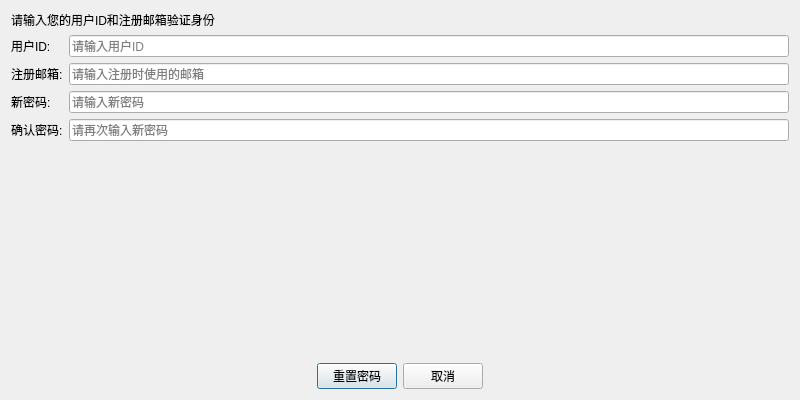
<?xml version="1.0" encoding="UTF-8"?>
<ui version="4.0">
 <class>ForgotPasswordDlg</class>
 <widget class="QDialog" name="ForgotPasswordDlg">
  <property name="geometry">
   <rect>
    <x>0</x>
    <y>0</y>
    <width>800</width>
    <height>400</height>
   </rect>
  </property>
  <property name="windowTitle">
   <string>找回密码</string>
  </property>
  <layout class="QVBoxLayout" name="verticalLayout">
   <item>
    <widget class="QLabel" name="label">
     <property name="text">
      <string>请输入您的用户ID和注册邮箱验证身份</string>
     </property>
    </widget>
   </item>
   <item>
    <layout class="QFormLayout" name="formLayout">
     <item row="0" column="0">
      <widget class="QLabel" name="userIdLabel">
       <property name="text">
        <string>用户ID:</string>
       </property>
      </widget>
     </item>
     <item row="0" column="1">
      <widget class="QLineEdit" name="userIdEdit">
       <property name="placeholderText">
        <string>请输入用户ID</string>
       </property>
      </widget>
     </item>
     <item row="1" column="0">
      <widget class="QLabel" name="emailLabel">
       <property name="text">
        <string>注册邮箱:</string>
       </property>
      </widget>
     </item>
     <item row="1" column="1">
      <widget class="QLineEdit" name="emailEdit">
       <property name="placeholderText">
        <string>请输入注册时使用的邮箱</string>
       </property>
      </widget>
     </item>
     <item row="2" column="0">
      <widget class="QLabel" name="newPasswordLabel">
       <property name="text">
        <string>新密码:</string>
       </property>
      </widget>
     </item>
     <item row="2" column="1">
      <widget class="QLineEdit" name="newPasswordEdit">
       <property name="echoMode">
        <enum>QLineEdit::EchoMode::Password</enum>
       </property>
       <property name="placeholderText">
        <string>请输入新密码</string>
       </property>
      </widget>
     </item>
     <item row="3" column="0">
      <widget class="QLabel" name="confirmPasswordLabel">
       <property name="text">
        <string>确认密码:</string>
       </property>
      </widget>
     </item>
     <item row="3" column="1">
      <widget class="QLineEdit" name="confirmPasswordEdit">
       <property name="echoMode">
        <enum>QLineEdit::EchoMode::Password</enum>
       </property>
       <property name="placeholderText">
        <string>请再次输入新密码</string>
       </property>
      </widget>
     </item>
    </layout>
   </item>
   <item>
    <spacer name="verticalSpacer">
     <property name="orientation">
      <enum>Qt::Orientation::Vertical</enum>
     </property>
     <property name="sizeHint" stdset="0">
      <size>
       <width>20</width>
       <height>40</height>
      </size>
     </property>
    </spacer>
   </item>
   <item>
    <layout class="QHBoxLayout" name="horizontalLayout">
     <item>
      <spacer name="horizontalSpacer">
       <property name="orientation">
        <enum>Qt::Orientation::Horizontal</enum>
       </property>
       <property name="sizeHint" stdset="0">
        <size>
         <width>40</width>
         <height>20</height>
        </size>
       </property>
      </spacer>
     </item>
     <item>
      <widget class="QPushButton" name="resetBtn">
       <property name="text">
        <string>重置密码</string>
       </property>
      </widget>
     </item>
     <item>
      <widget class="QPushButton" name="cancelBtn">
       <property name="text">
        <string>取消</string>
       </property>
      </widget>
     </item>
     <item>
      <spacer name="horizontalSpacer_2">
       <property name="orientation">
        <enum>Qt::Orientation::Horizontal</enum>
       </property>
       <property name="sizeHint" stdset="0">
        <size>
         <width>40</width>
         <height>20</height>
        </size>
       </property>
      </spacer>
     </item>
    </layout>
   </item>
  </layout>
 </widget>
 <resources/>
 <connections/>
</ui>
